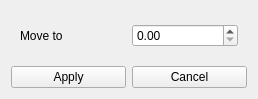
<?xml version="1.0" encoding="UTF-8"?>
<ui version="4.0">
 <class>EAL</class>
 <widget class="QWidget" name="EAL">
  <property name="geometry">
   <rect>
    <x>0</x>
    <y>0</y>
    <width>258</width>
    <height>99</height>
   </rect>
  </property>
  <property name="windowTitle">
   <string>Form</string>
  </property>
  <layout class="QGridLayout" name="gridLayout">
   <item row="1" column="1">
    <widget class="QPushButton" name="pb_Cancel">
     <property name="text">
      <string>Cancel</string>
     </property>
    </widget>
   </item>
   <item row="1" column="0">
    <widget class="QPushButton" name="pb_Apply">
     <property name="text">
      <string>Apply</string>
     </property>
    </widget>
   </item>
   <item row="0" column="0" colspan="2">
    <widget class="QWidget" name="widget" native="true">
     <layout class="QGridLayout" name="gridLayout_2">
      <item row="0" column="0">
       <widget class="QLabel" name="label">
        <property name="text">
         <string>Move to</string>
        </property>
       </widget>
      </item>
      <item row="0" column="1">
       <widget class="QDoubleSpinBox" name="dsb_X">
        <property name="singleStep">
         <double>0.010000000000000</double>
        </property>
        <property name="value">
         <double>0.000000000000000</double>
        </property>
       </widget>
      </item>
     </layout>
    </widget>
   </item>
  </layout>
 </widget>
 <resources/>
 <connections/>
</ui>
